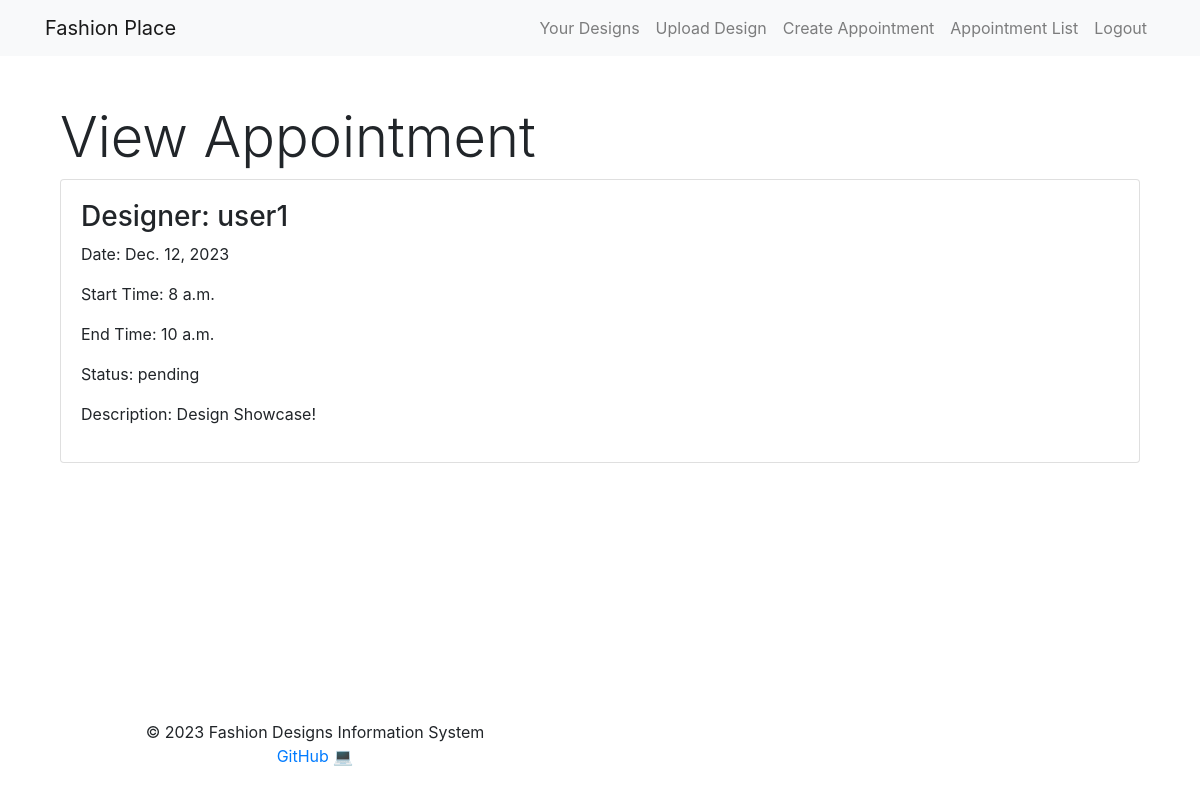
Screenshot of /scheduling/appointments/1/ (signed in) with the database file from the repository.
### scheduling/models.py (models this page shows)
class Appointment(models.Model):
    STATUS_CHOICES = [
        ('pending', 'Pending'),
        ('processing', 'Processing'),
        ('completed', 'Completed'),
    ]
    client = models.ForeignKey(User, on_delete=models.CASCADE)
    designer = models.ForeignKey(User, on_delete=models.CASCADE, related_name='designer')
    description = models.TextField()
    date = models.DateField()
    start_time = models.TimeField()
    end_time = models.TimeField()
    status = models.CharField(max_length=20, choices=STATUS_CHOICES, default='pending')

### scheduling/views.py (the view)
# urls.py: path('appointments/<int:appointment_id>/', views.view_appointment, name='view_appointment'),
@login_required
def view_appointment(request, appointment_id):
    appointment = get_object_or_404(Appointment, pk=appointment_id)
    return render(request, 'scheduling/view_appointment.html', {'appointment': appointment})

### templates/scheduling/view_appointment.html (shortened to what this page needs)
{% extends 'base.html' %}
{% block content %}
    <div class="container mt-4">
        <h2 class="display-4">View Appointment</h2>
        <div class="card">
            <div class="card-body">
                <h3>Designer: {{ appointment.designer.username }}</h3>
                <p>Date: {{ appointment.date }}</p>
                <p>Start Time: {{ appointment.start_time }}</p>
                <p>End Time: {{ appointment.end_time }}</p>
                <p>Status: {{ appointment.status }}</p>
                <p>Description: {{ appointment.description }}</p>
            </div>
        </div>
    </div>
{% endblock %}

### rows the page displays
Appointment: designer.username "user1", date "Dec. 12, 2023", start_time "8 a.m.", end_time "10 a.m.", status "pending", description "Design Showcase!"

### other values shown
{{ current_year }} "2023"
